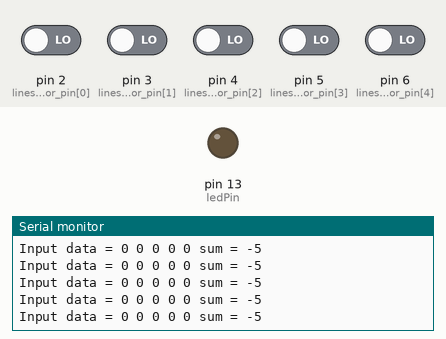
Simulated run of this sketch. Board: Arduino Uno, built with avr-gcc and run on an emulated ATmega328P. Shown: output pins drawn as LEDs (lit = HIGH), the last lines printed to the serial monitor. The test bench sets the inputs (shaded band); at power-on: pin 2 (linesensor_pin[0]), pin 3 (linesensor_pin[1]), pin 4 (linesensor_pin[2]), pin 5 (linesensor_pin[3]), pin 6 (linesensor_pin[4]) LOW.

Above: at 1.2 s.
1.3 s: pin 4 (linesensor_pin[2]) driven HIGH
At 1.8 s:
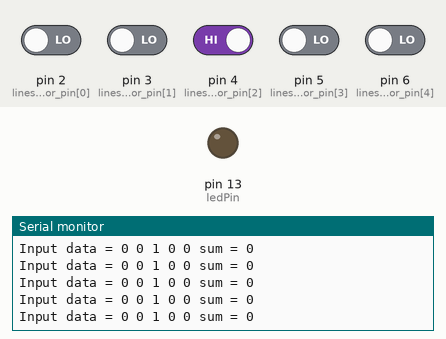
4.3 s: pin 3 (linesensor_pin[1]) driven HIGH
At 4.8 s:
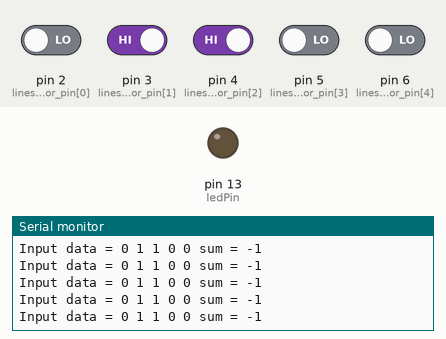
7.3 s: pin 2 (linesensor_pin[0]) driven HIGH
At 8.1 s:
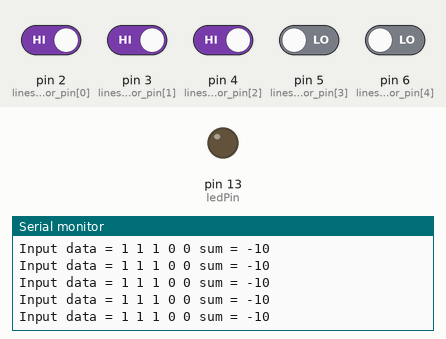
10.3 s: pin 5 (linesensor_pin[3]) driven HIGH
At 10.8 s:
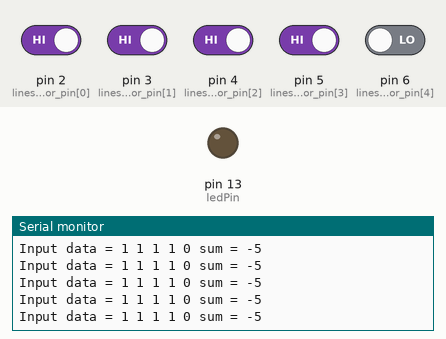
13.3 s: pin 6 (linesensor_pin[4]) driven HIGH
At 13.8 s:
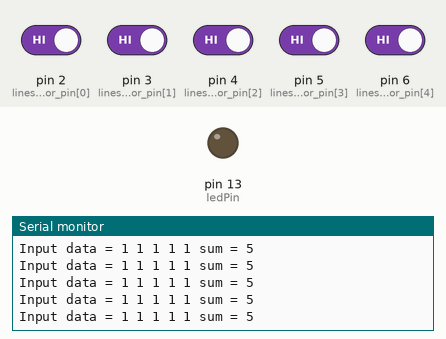
16.3 s: pin 2 (linesensor_pin[0]) driven LOW and pin 3 (linesensor_pin[1]) driven LOW
At 16.8 s:
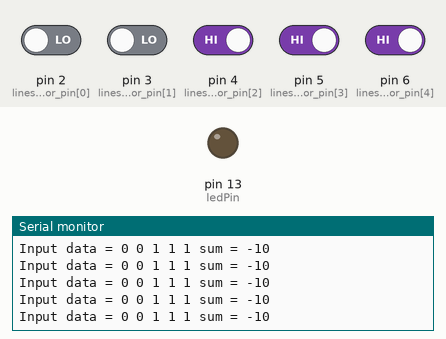
Timing chart, 0 to 19.3 s (numbered marks = the images above; inputs shaded):
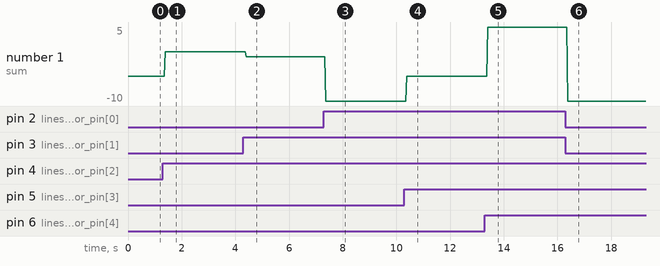

Measured:
- after the input at 1.3 s, the serial monitor: prints a new line after 0.08 s (image 1)
- after the input at 4.3 s, the serial monitor: prints a new line after 0.10 s (image 2)
- after the input at 7.3 s, the serial monitor: prints a new line after 0.07 s (image 3)
- after the input at 10.3 s, the serial monitor: prints a new line after 0.09 s (image 4)
- after the input at 13.3 s, the serial monitor: prints a new line after 0.10 s (image 5)
- after the input at 16.3 s, the serial monitor: prints a new line after 0.08 s (image 6)
- plotted number 1: 0 → -1 after the input at 4.3 s, -1 → -10 after the input at 7.3 s, -10 → -5 after the input at 10.3 s, -5 → 5 after the input at 13.3 s, 5 → -10 after the input at 16.3 s

The sketch:

linesensor3.ino
```cpp
#define ledPin 13
#define LINE_DETTECT_WHITE 1
int linesensor_data[5] = {0,0,0,0,0};
int linesensor_pin[5] = {2,3,4,5,6};

int read_digital_line_sensor(void){
  int i;
  int sum=0;
  for(i=0;i<5;i++){
    if(LINE_DETTECT_WHITE == 0)
      linesensor_data[i] = 1 - digitalRead(linesensor_pin[i]);
    else
      linesensor_data[i] = digitalRead(linesensor_pin[i]);

    sum += linesensor_data[i];
  }

  if(sum == 5) return sum;

  else if(sum == 2){
    if((linesensor_data[3] == 1)&&(linesensor_data[4]==1)) return 3;
    if((linesensor_data[2] == 1)&&(linesensor_data[3]==1)) return 1;
    if((linesensor_data[1] == 1)&&(linesensor_data[2]==1)) return -1;
    if((linesensor_data[0] == 1)&&(linesensor_data[1]==1)) return -3;
  }

  else if(sum == 1)
  {
    if(linesensor_data[0] == 1) return -4;
    if(linesensor_data[1] == 1) return -2;
    if(linesensor_data[2] == 1) return 0;
    if(linesensor_data[3] == 1) return 2;
    if(linesensor_data[4] == 1) return 4;
  }

  else if(sum == 3) return -10;

  else return -5;

}

void setup(){
  pinMode(ledPin, OUTPUT);

  for(int i=0;i<5;i++)
    pinMode(linesensor_pin[i],INPUT);

  Serial.begin(9600);
}

void loop(){
  int i;
  int sum = 0;
  sum = read_digital_line_sensor();


   Serial.print("Input data = ");
   for(int i=0;i<5;i++){
    Serial.print(linesensor_data[i]);
    Serial.print(" ");
   }
   Serial.print("sum = ");
   Serial.print(sum);
   Serial.println(" ");
}
```
